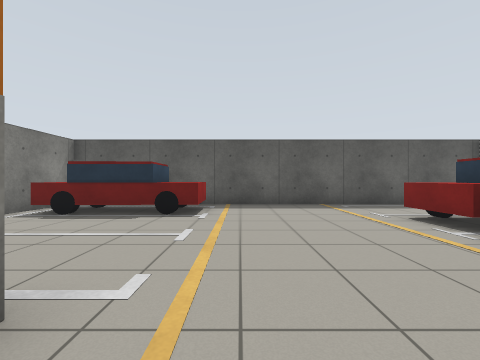
view 1 (above)

23 first-person views from a walk through a world built for the Gazebo simulator. The camera is 0.94 m above the floor, looks level and sees 90° across. The floor is counted in squares, 1 m on a side. Each view is taken from the middle of a square. On the plan, view 1 faces up. The plan holds only what a view shows up to about 10 squares ahead; the rest is blank. Simple shapes stand in for some stock models. Surface patterns are stand-ins for the level's own textures.

view 2
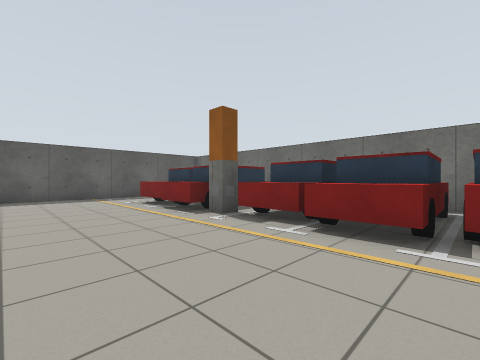

view 3
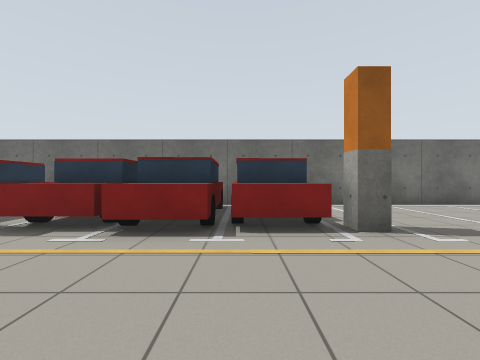

view 4
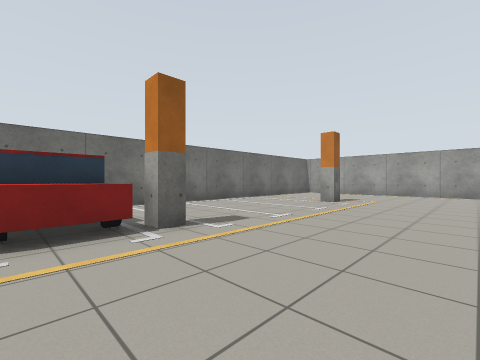

view 5
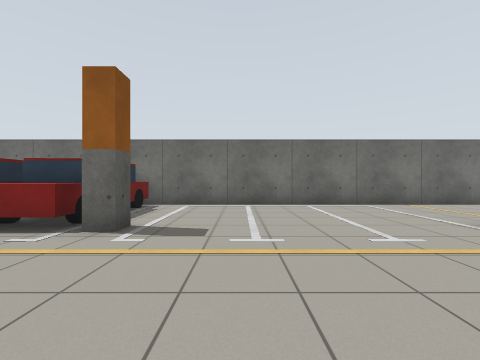

view 6
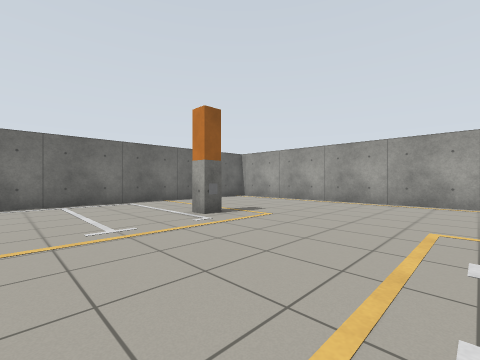

view 7
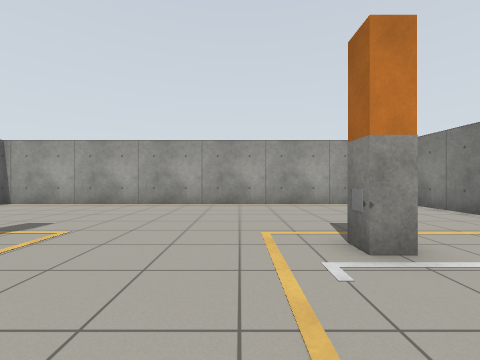

view 8
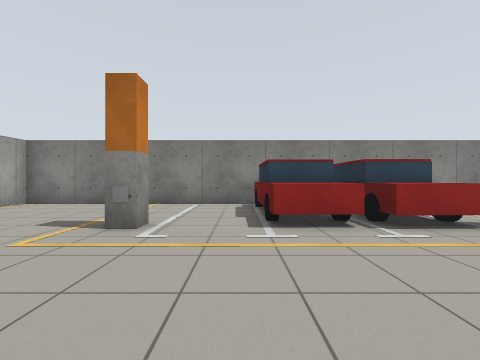

view 9
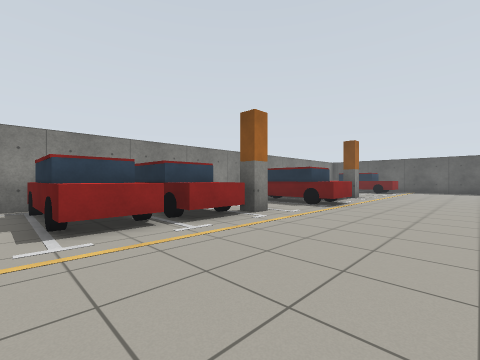

view 10
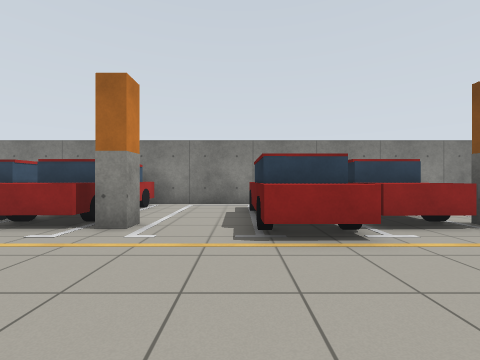

view 11
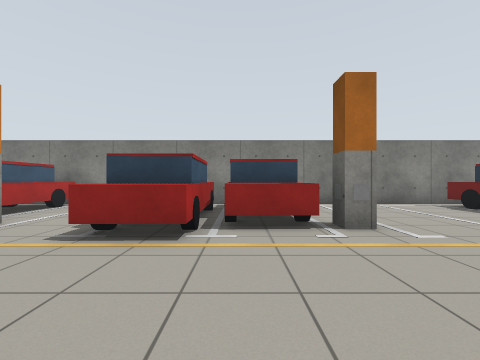

view 12
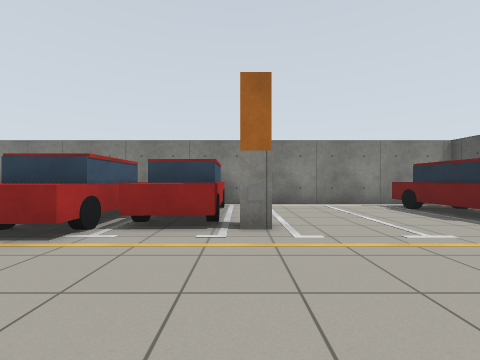

view 13
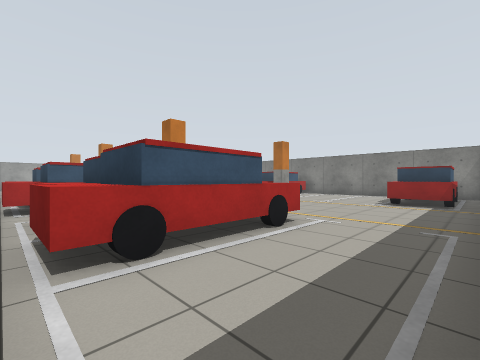

view 14
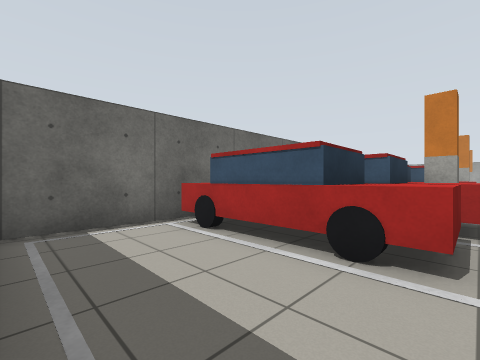

view 15
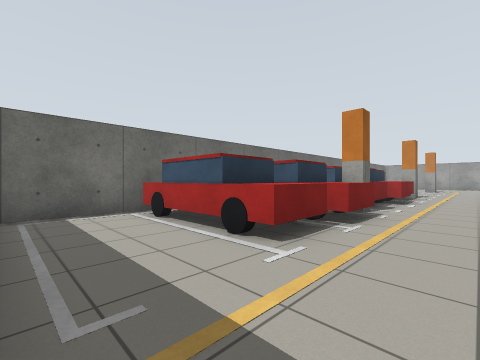

view 16
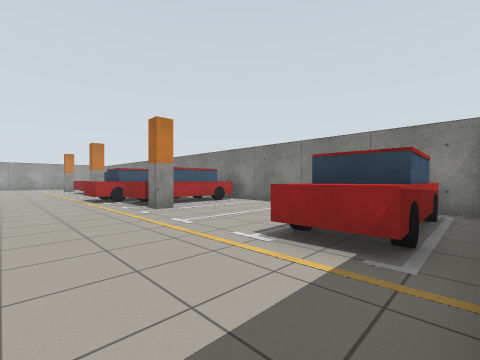

view 17
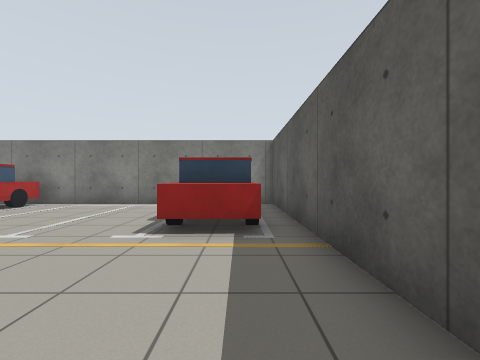

view 18
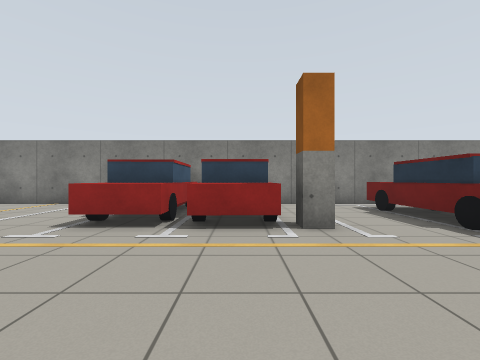

view 19
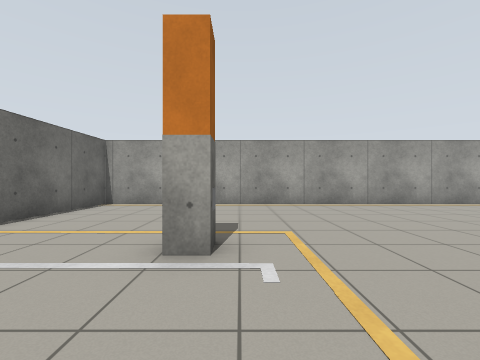

view 20
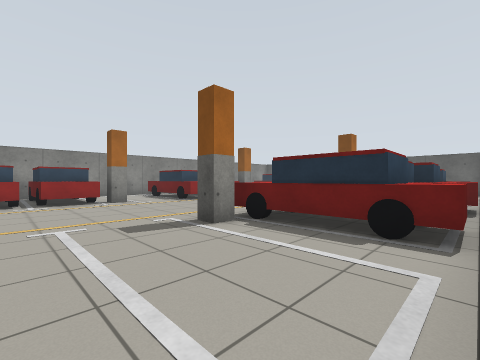

view 21
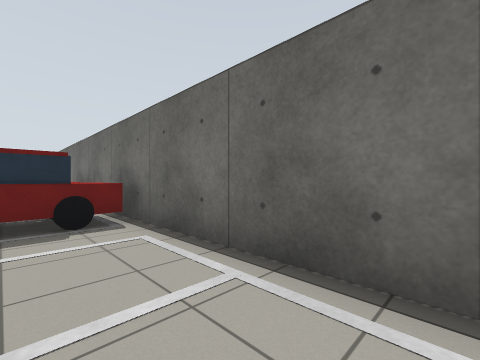

view 22
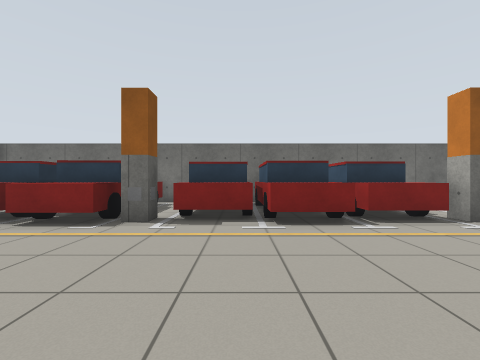

view 23
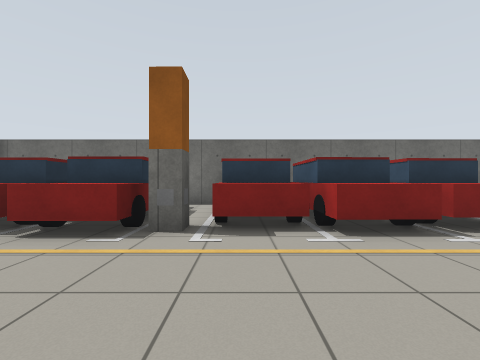

### Floor plan
Points are (right, up) in squares from view 1. A wall is a line through its corners. A room is listed if a view was taken in it or the views show most of it. See-through windows are left out.
Room 1 (views 1, 2, 3, 4, 5, 6, 7, 8, 9, 10, 11, 12, 13, 14, 15, 16, 17, 18, 19, 20, 21, 22, 23)
walls: (4.4, -6.2) (5, -6.2) (5, -6.7) (4.4, -6.7) (4.4, -6.2); (-2.2, -6.1) (-1.6, -6.1) (-1.6, -6.7) (-2.3, -6.7); (5.1, 1) (4.4, 1) (4.4, 1.5); (9.3, -3.6) (9.3, -1.5); (9.3, 0.6) (9.3, 9.3) (-6.4, 9.3) (-6.4, -20.4) (9.3, -20.4) (9.3, -5.8); (-2.2, -14) (-1.6, -14) (-1.6, -14.6); (4.3, -14.7) (4.3, -14) (5, -14)
objects: car (-6, -11) to (-2, -10); car (-6, -9) to (-2, -7); car (-6, -1) to (-2, 0); car (-5, -3) to (-1, -2); car (-5, 7) to (-1, 8); car (4, -3) to (8, -2); car (4, 2) to (8, 3); car (4, 4) to (8, 6); car (5, -5) to (9, -4); car (5, -1) to (9, 0)

Where each view was taken, in squares from view 1:
view 1: 0 up, 0 right, facing up
view 2: 4 down, 0 right, facing up-right
view 3: 4 down, 0 right, facing right
view 4: 4 down, 0 right, facing down-right
view 5: 9 down, 0 right, facing right
view 6: 10 down, 1 left, facing down-right
view 7: 11 down, 0 right, facing down
view 8: 12 down, 3 right, facing left
view 9: 12 down, 3 right, facing up-left
view 10: 4 down, 3 right, facing left
view 11: 1 down, 3 right, facing left
view 12: 1 up, 3 right, facing left
view 13: 9 up, 9 right, facing down-left
view 14: 9 up, 4 right, facing down-right
view 15: 9 up, 2 right, facing down-right
view 16: 9 up, 2 right, facing down-left
view 17: 8 up, 3 right, facing left
view 18: 8 down, 3 right, facing left
view 19: 11 down, 4 right, facing down
view 20: 10 down, 9 right, facing up-left
view 21: 11 down, 7 right, facing up-right
view 22: 1 down, 1 left, facing right
view 23: 0 up, 0 right, facing right
